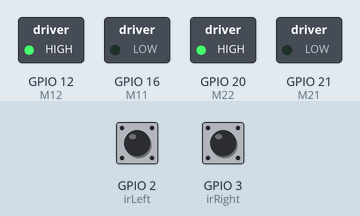
This program was run on a simulated Raspberry Pi (BCM pin numbers). Parts: switched loads named in the program (green lamp = pin HIGH). The test bench sets the inputs (shaded band); at power-on: GPIO 3 (irRight) HIGH, GPIO 2 (irLeft) HIGH. The clock reads 2024-03-15 10:24:30 at power-on unless the program sets it; what the program prints to the terminal is not drawn. At 6.0 s the program stops and its outputs stay as they are.

Above: at 1.2 s.
1.3 s: GPIO 3 (irRight) pulled LOW for 0.15 s
At 1.39 s:
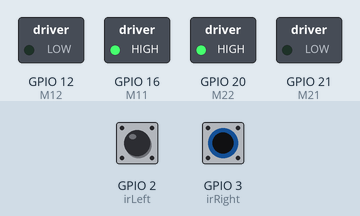
2.9 s: GPIO 2 (irLeft) pulled LOW for 0.15 s
At 2.99 s:
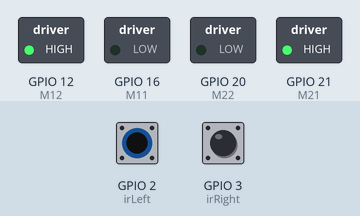
At 6.6 s:
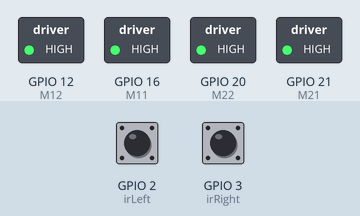
Timing chart, 0 to 7.5 s (numbered marks = the images above; inputs shaded):
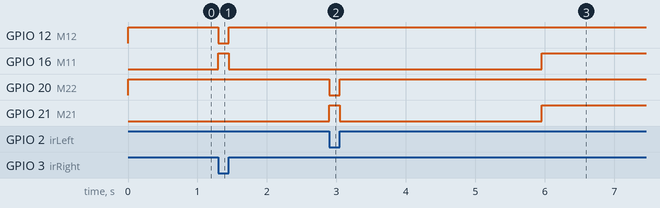

The program:

AlgoBotController.py
```python
import RPi.GPIO as GPIO
import time

class AlgoBotController:
    stopCount = 0

    def __init__(self):
        GPIO.setmode(GPIO.BCM)
        GPIO.setwarnings(False)
        GPIO.cleanup()

        # IR Sensors Pins setup
        self.irLeft = 2
        self.irRight = 3

        # Motor Driver pins setup
        self.M11 = 16
        self.M12 = 12
        self.M21 = 21
        self.M22 = 20

        # set stopCount to 0
        AlgoBotController.stopCount = 0

        print('setup')
        GPIO.setup(self.irLeft, GPIO.IN)
        GPIO.setup(self.irRight, GPIO.IN)
        GPIO.setup(self.M11, GPIO.OUT)
        GPIO.setup(self.M12, GPIO.OUT)
        GPIO.setup(self.M21, GPIO.OUT)
        GPIO.setup(self.M22, GPIO.OUT)
        print('Ready!')

    def moveForward(self):
        print('moving forward...')
        GPIO.output(self.M11, 0)
        GPIO.output(self.M12, 1)
        GPIO.output(self.M21, 0)
        GPIO.output(self.M22, 1)
        print('movin forward done!')
        return

    def rotateRight(self):
        print('rotating right...')
        GPIO.output(self.M11, 1)
        GPIO.output(self.M12, 0)
        GPIO.output(self.M21, 0)
        GPIO.output(self.M22, 1)
        print('rotating right done!')
        return

    def rotateLeft(self):
        print('rotating left...')
        GPIO.output(self.M11, 0)
        GPIO.output(self.M12, 1)
        GPIO.output(self.M21, 1)
        GPIO.output(self.M22, 0)
        print('rotating left done!')
        return

    def stopMovement(self):
        print('stop movement...')
        GPIO.output(self.M11, 1)
        GPIO.output(self.M12, 1)
        GPIO.output(self.M21, 1)
        GPIO.output(self.M22, 1)
        print('stopped!')
        return

    # ==========================================
    #
    # 1 = white area detected
    # 0 = black area detected
    #
    # ==========================================

    def step_forward(self):
        print('STEP: F (Forward Step)...')
        try:
            while 1:
                if(GPIO.input(self.irLeft)==1 and GPIO.input(self.irRight)==1):
                    self.moveForward()
                elif(GPIO.input(self.irLeft)==0 and GPIO.input(self.irRight)==1):
                    self.rotateLeft()
                elif(GPIO.input(self.irLeft)==1 and GPIO.input(self.irRight)==0):
                    self.rotateRight()
                else:
                    if(AlgoBotController.stopCount <= 100):
                        self.stopMovement()
                        AlgoBotController.stopCount = 0
                        self.step_forward_correction()
                        break
                    else:
                        self.stopMovement()
                        AlgoBotController.stopCount = AlgoBotController.stopCount + 1
        except:
            GPIO.cleanup()

        print('STEP: F (Forward Step) COMPLETE!')
        return

    def step_forward_correction(self):
        print('STEP:    F_correct (Forward Step CORRECTION)...')
        try:
            afterTime = time.time() + 4.5
            currTime = time.time()

            while (currTime <= afterTime):
                currTime = time.time()

##                if (GPIO.input(self.irLeft)==0 or GPIO.input(self.irRight)==0):
##                    self.moveForward()

                if(GPIO.input(self.irLeft)==1 and GPIO.input(self.irRight)==1):
                    self.moveForward()
                elif(GPIO.input(self.irLeft)==0 and GPIO.input(self.irRight)==1):
                    self.rotateLeft()
                elif(GPIO.input(self.irLeft)==1 and GPIO.input(self.irRight)==0):
                    self.rotateRight()
                else:
                    self.moveForward()

            self.stopMovement()
        except:
            GPIO.cleanup()

        print('STEP:    F_correct (Forward Step CORRECTION) COMPLETE!')
        return

bot = AlgoBotController()
try:
    bot.step_forward()
except:
    GPIO.cleanup()
```

Measured:
- after the input at 1.3 s, GPIO 12 (M12): HIGH → LOW at once, → HIGH 0.15 s later; GPIO 16 (M11): LOW → HIGH at once, → LOW 0.15 s later
- after the input at 2.9 s, GPIO 20 (M22): HIGH → LOW at once, → HIGH 0.15 s later; GPIO 21 (M21): LOW → HIGH after 0.00 s instead of 3.1 s
